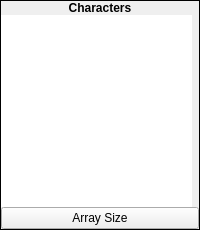
    <widget class="QFrame" name="frame_29">
     <property name="frameShape">
      <enum>QFrame::Box</enum>
     </property>
     <property name="frameShadow">
      <enum>QFrame::Plain</enum>
     </property>
     <layout class="QVBoxLayout" name="verticalLayout_105">
      <property name="spacing">
       <number>0</number>
      </property>
      <property name="margin">
       <number>0</number>
      </property>
      <item>
       <widget class="QLabel" name="label_99">
        <property name="sizePolicy">
         <sizepolicy hsizetype="Preferred" vsizetype="Fixed">
          <horstretch>0</horstretch>
          <verstretch>0</verstretch>
         </sizepolicy>
        </property>
        <property name="font">
         <font>
          <weight>75</weight>
          <bold>true</bold>
         </font>
        </property>
        <property name="text">
         <string>Characters</string>
        </property>
        <property name="alignment">
         <set>Qt::AlignCenter</set>
        </property>
       </widget>
      </item>
      <item>
       <widget class="QWidget" name="widget_51" native="true">
        <layout class="QVBoxLayout" name="verticalLayout_106">
         <property name="spacing">
          <number>0</number>
         </property>
         <property name="margin">
          <number>0</number>
         </property>
         <item>
          <widget class="QListWidget" name="lwCharacterList">
           <property name="sizePolicy">
            <sizepolicy hsizetype="Fixed" vsizetype="Preferred">
             <horstretch>0</horstretch>
             <verstretch>0</verstretch>
            </sizepolicy>
           </property>
           <property name="minimumSize">
            <size>
             <width>191</width>
             <height>0</height>
            </size>
           </property>
           <property name="maximumSize">
            <size>
             <width>191</width>
             <height>16777215</height>
            </size>
           </property>
           <property name="frameShape">
            <enum>QFrame::NoFrame</enum>
           </property>
           <property name="editTriggers">
            <set>QAbstractItemView::NoEditTriggers</set>
           </property>
           <property name="verticalScrollMode">
            <enum>QAbstractItemView::ScrollPerPixel</enum>
           </property>
          </widget>
         </item>
         <item>
          <widget class="QPushButton" name="bArraySize">
           <property name="text">
            <string>Array Size</string>
           </property>
          </widget>
         </item>
        </layout>
       </widget>
      </item>
     </layout>
    </widget>
